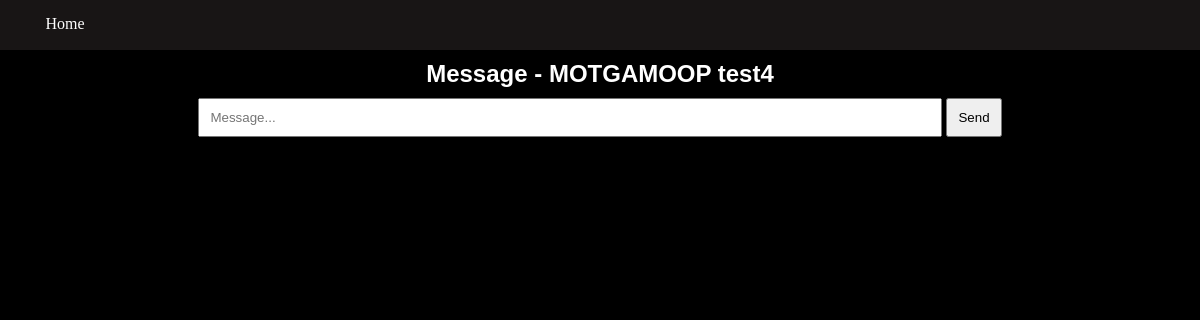
The page /twitter/message/2 (signed in) on the database as committed earlier.
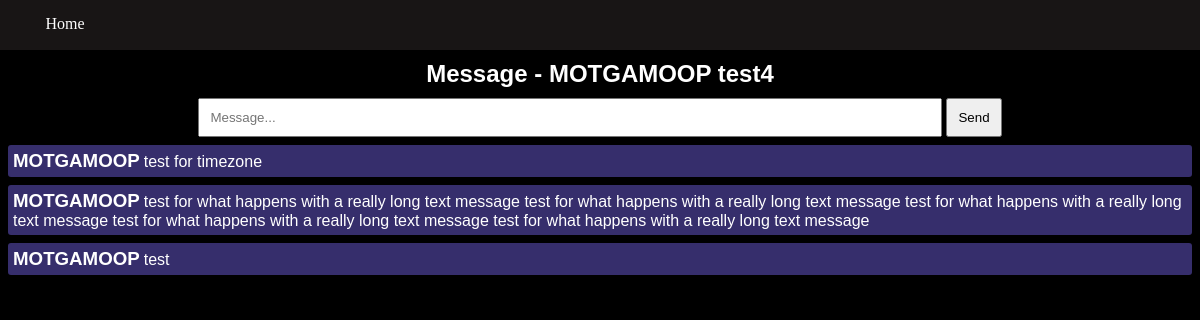
The same page on the database as committed later.
### twitter/models.py (models this page shows, shortened)
class MessageBoard(models.Model):
    users = models.ManyToManyField(User2, related_name="users")
    name = models.CharField(max_length = 100)
    last_messaged = models.DateTimeField("last message")
    messages = models.ManyToManyField("MessageObj", related_name="messages")

class MessageObj(models.Model):
    text = models.CharField(max_length=500)
    user = models.ForeignKey(User2, on_delete=models.CASCADE, related_name = "user")
    time = models.DateTimeField("sent", default=timezone.now()) # says that timezone.now() doesn't work, and instead to use timezone.now()????

class User2(models.Model): #don't delete follows or user2s manually, because you have to delete the user follow and user2 all in one or itll break
    username = models.CharField(max_length = 200)
    password = models.CharField(max_length = 200, default = "password")
    profile_picture = models.ImageField(upload_to = "media/twitter/", default = "static/twitter/default.png")
    following = models.ManyToManyField(FollowObj, related_name="follow_account")
    bookmarks = models.ManyToManyField('Post', related_name="bookmarked_post") #if you want to define a relationship between two objects you can just use a string for the object name
    followers = models.IntegerField(default = 0)
    followingNum = models.IntegerField(default = 0)
    savedlists = models.ManyToManyField('PostList', related_name="saved_list")
    ownlists = models.ManyToManyField('PostList', related_name="own_list")
    posts = models.IntegerField(default = 0)
    notificationlist = models.ManyToManyField('Notification', related_name="notifications")

### twitter/views.py (the view)
# urls.py: path("message/<int:pk>", views.Message, name="message"),
def Message(request, pk):
    dm = MessageBoard.objects.get(pk=pk)
    user = get_object_or_404(User2, username=request.user.username)
    messages = dm.messages.all().order_by("-time")
    if user in dm.users.all():
        context = {"dm": dm, "messages": messages}
        return render(request, 'twitter/message.html', context)
    return redirect('home')

### twitter/templates/twitter/message.html (shortened to what this page needs)
<!DOCTYPE html>
<html lang="en">
<head>
    {% load static %}
    <link rel="stylesheet" href = "{% static 'twitter/css/message.css' %}">
</head>
<body>
    <div class = "navbar">
        <a href = "{% url 'home' %}"><div class = "homebutton">
            Home
        </div></a>
    </div>
    <center><h2>Message - {{dm.name}}</h2></center>
    <form action = "{% url 'sendmessage' pk=dm.pk %}" method="POST">
        <center>
            <input class = "messagebox" type="text" placeholder="Message..." name="message" id="message" autocomplete="off">
            <button type="submit" class="messagebutton pointer">Send</button>
        </center>
    </form>
    {% for message in messages %}
        <div class="message">
            <h3>{{message.user.username}}</h3>
            <span>{{message.text}}</span>
        </div>
    {% endfor %}
</body>
</html>

### twitter/static/twitter/css/message.css (style rules this page uses)
.message { background-color:rgb(54, 46, 108); margin:8px; padding:5px; border-radius:3px; }
.message span { color:white; font-family:'Trebuchet MS', 'Lucida Sans Unicode', 'Lucida Grande', 'Lucida Sans', Arial, sans-serif; }
h2 { color:white; margin:10px; margin-top:60px; font-family:'Trebuchet MS', 'Lucida Sans Unicode', 'Lucida Grande', 'Lucida Sans', Arial, sans-serif; }
h3 { color:white; display:inline; font-family:'Trebuchet MS', 'Lucida Sans Unicode', 'Lucida Grande', 'Lucida Sans', Arial, sans-serif; }
.navbar { position:fixed; width:100%; height:50px; background-color:rgb(24, 21, 21); top:0px; }
.homebutton { padding:5px; height:20px; margin:10px; border-radius:10px; text-align:center; width:100px; color:white; }
a { text-decoration:none; color:white; }
body { background-color:black; }
* { padding: 0; margin: 0; }
.messagebox { width:60%; padding:10px; }
.messagebutton { padding:10px; }
.pointer { cursor:pointer; }

Rows that differ between the two databases and show on the page:
added MessageObj: user.username "MOTGAMOOP", text "test for timezone"
added MessageObj: user.username "MOTGAMOOP", text "test for what happens with a really long text message test for what happens with a really long text message test for what happens with a really long text message test for what happens with a really long text message test for what happens with a really long text message"
added MessageObj: user.username "MOTGAMOOP", text "test"
